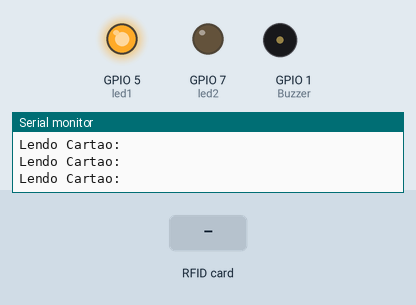
This sketch was run on a simulated ESP32-S3. On the bench: output pins drawn as LEDs (lit = HIGH), buzzer (waves = sounding), the last lines printed to the serial monitor. The inputs (shaded band) are chosen by the test bench.

Above: at 1.2 s.
1.3 s: RFID card 5E 7A 19 C4 held to the reader
At 1.8 s:
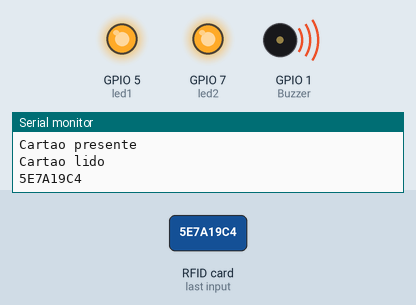
Timing chart, 0 to 4.3 s (numbered marks = the images above; inputs shaded):
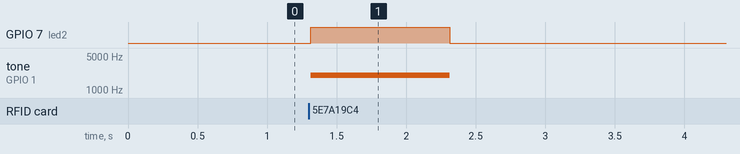

Measured:
- after the input at 1.3 s, GPIO 7 (led2): LOW → HIGH at once, → LOW 1.0 s later; tone on GPIO 1 (Buzzer): silent → 2000 Hz at once, → silent 1.0 s later

The sketch:

entrega_sprint2.ino
```cpp
#include <LiquidCrystal_I2C.h>
#include <Wire.h>
#include <MFRC522.h>
#include <SPI.h>

#define RFID_SS_SDA   21
#define RFID_RST      14
#define Buzzer        1
#define led1          5
#define led2          7

MFRC522 rfidBase = MFRC522(RFID_SS_SDA, RFID_RST);
class LeitorRFID{
  private:
    char codigoRFIDLido[100] = "";
    char codigoRFIDEsperado[100] = "";
    MFRC522 *rfid = NULL;
    int cartaoDetectado = 0;
    int cartaoJaLido = 0;
    void processaCodigoLido(){
      char codigo[3*rfid->uid.size+1];
      codigo[0] = 0;
      char temp[10];
      for(int i=0; i < rfid->uid.size; i++){
        sprintf(temp,"%X",rfid->uid.uidByte[i]);
        strcat(codigo,temp);
      }
      codigo[3*rfid->uid.size+1] = 0;
      strcpy(codigoRFIDLido,codigo);
      Serial.println(codigoRFIDLido);
    }
  public:
    LeitorRFID(MFRC522 *leitor){
      rfid = leitor;
      rfid->PCD_Init();
      Serial.printf("MOSI: %i MISO: %i SCK: %i SS: %i\n",MOSI,MISO,SCK,SS);
    };
    char *tipoCartao(){
      MFRC522::PICC_Type piccType = rfid->PICC_GetType(rfid->uid.sak);
      Serial.println(rfid->PICC_GetTypeName(piccType));
      return((char *)rfid->PICC_GetTypeName(piccType));
    };
    int cartaoPresente(){
      return(cartaoDetectado);
    };
    int cartaoFoiLido(){
      return(cartaoJaLido);
    };
    void leCartao(){
      if (rfid->PICC_IsNewCardPresent()) { // new tag is available
        Serial.println("Cartao presente");
        cartaoDetectado = 1;
        if (rfid->PICC_ReadCardSerial()) { // NUID has been readed
          Serial.println("Cartao lido");
          cartaoJaLido = 1;
          processaCodigoLido();
          rfid->PICC_HaltA(); // halt PICC
          rfid->PCD_StopCrypto1(); // stop encryption on PCD
          tone(Buzzer, 2000, 1000);
          digitalWrite(led2, HIGH);
          delay(1000);
        }
      }else{
        cartaoDetectado = 0;
      }
    };
    char *cartaoLido(){
      return(codigoRFIDLido);
    };
    void resetarLeitura(){
      cartaoDetectado = 0;
      cartaoJaLido = 0;
      digitalWrite(led2, LOW);
    }
    void listI2CPorts(){
      Serial.println("\nI2C Scanner");
      byte error, address;
      int nDevices;
      Serial.println("Scanning...");
      nDevices = 0;
      for(address = 1; address < 127; address++ ) {
        Wire.beginTransmission(address);
        error = Wire.endTransmission();
        if (error == 0) {
          Serial.print("I2C device found at address 0x");
          if (address<16) {
            Serial.print("0");
          }
          Serial.println(address,HEX);
          nDevices++;
        }
        else if (error==4) {
          Serial.print("Unknow error at address 0x");
          if (address<16) {
            Serial.print("0");
          }
          Serial.println(address,HEX);
        }
      }
      if (nDevices == 0) {
        Serial.println("No I2C devices found\n");
      }
      else {
        Serial.println("done\n");
      }
    };
};
LeitorRFID *leitor = NULL;
//////////////////////////////
void setup() {
  Serial.begin(115200);
  SPI.begin();
  pinMode(Buzzer,OUTPUT);
  pinMode(led1, OUTPUT);
  pinMode(led2, OUTPUT);

  digitalWrite(led1, HIGH);

  //------------------------//
  leitor = new LeitorRFID(&rfidBase);
  //------------------------//
}

void loop() {
  Serial.println("Lendo Cartao:");
  // delay(6000);
  leitor->leCartao();
  if(leitor->cartaoFoiLido()){
    Serial.println(leitor->tipoCartao());
    Serial.println(leitor->cartaoLido());
    leitor->resetarLeitura();
    delay(1000);
  }
}
```
